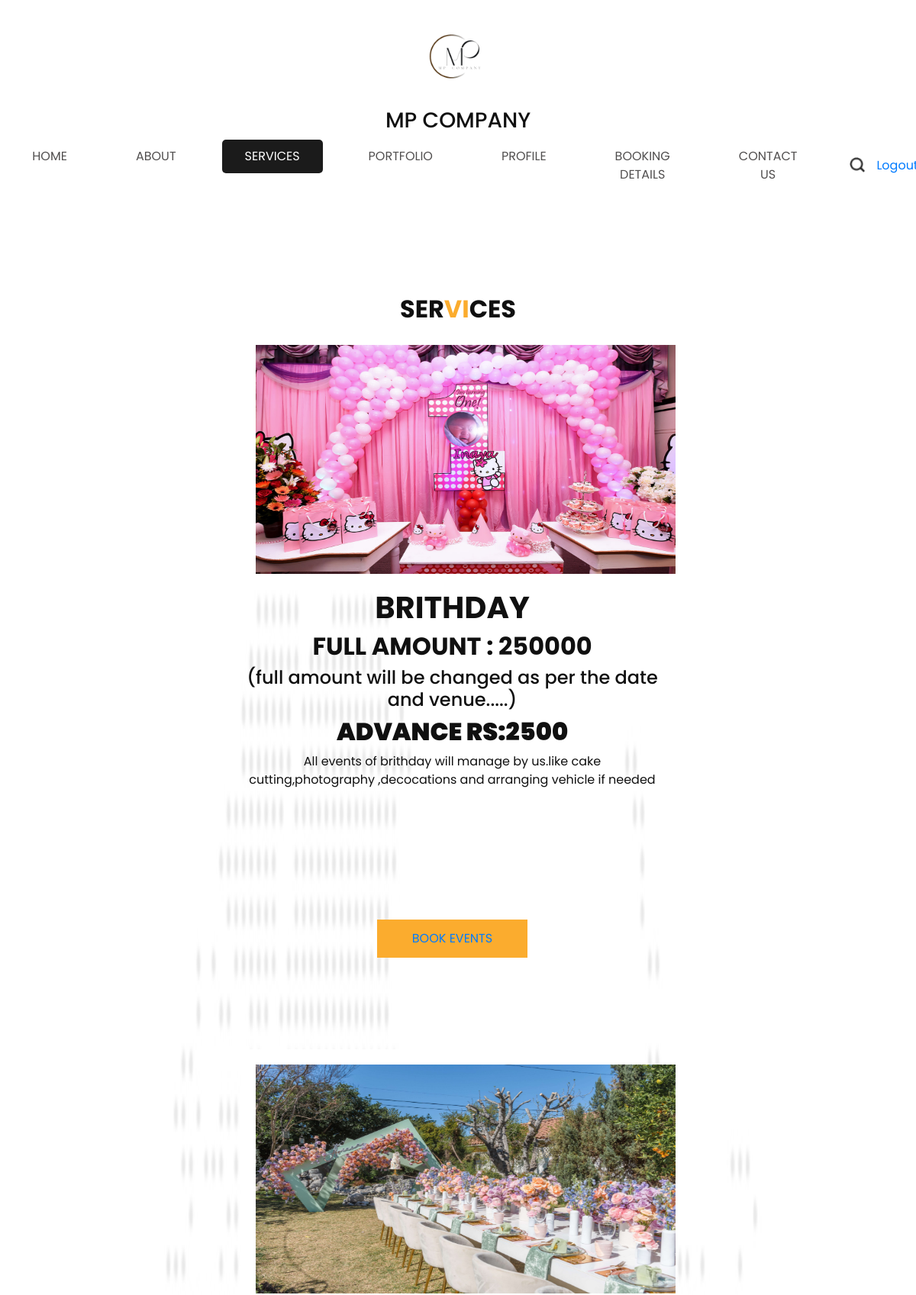
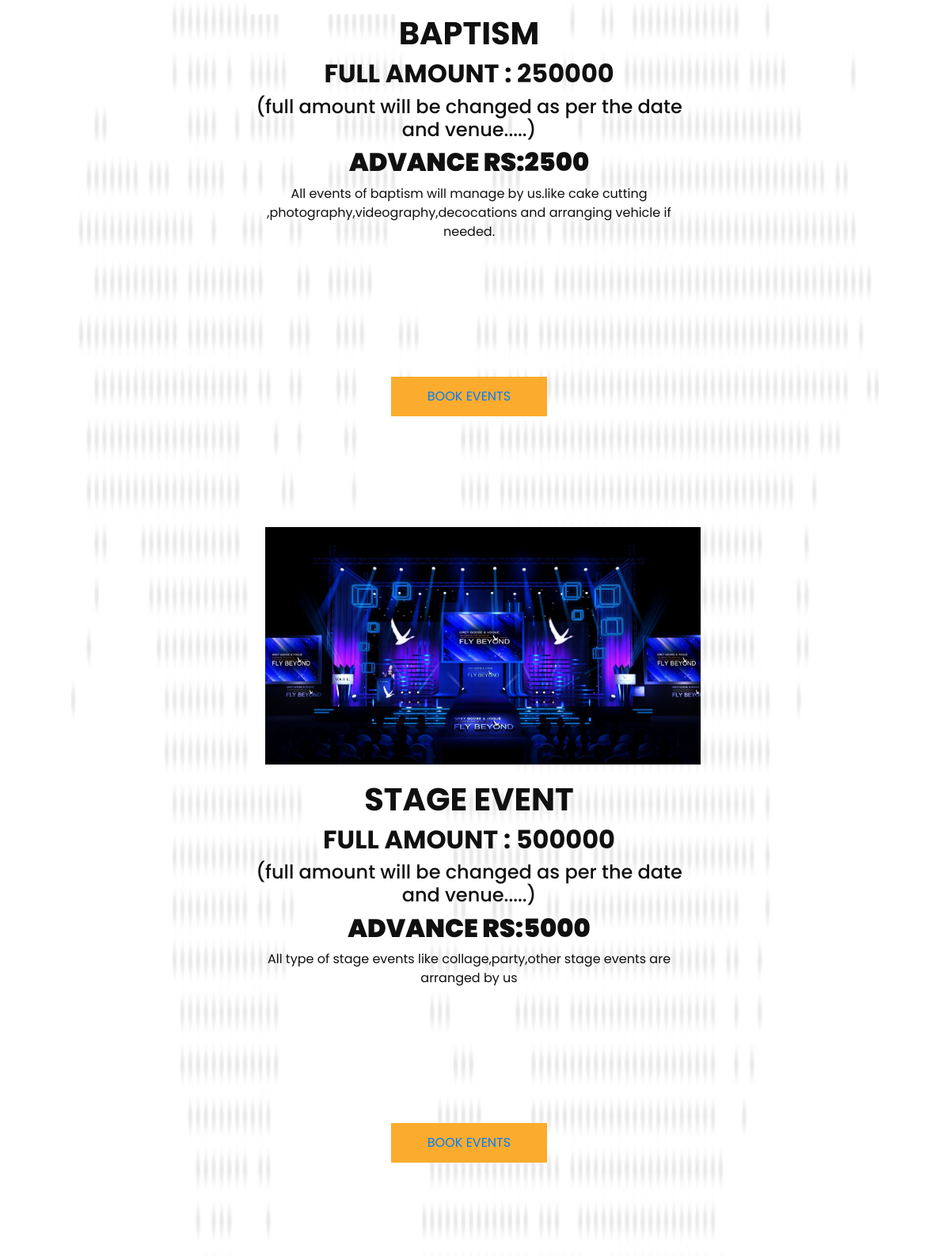
The page /services_1 (signed in, upper part) on the database its author committed (2 pictures, top to bottom).
### mp_app/models.py (models this page shows)
class newevent(models.Model):
    eventname=models.CharField(max_length=100)
    advanceamount=models.IntegerField()
    fullamount=models.IntegerField()
    discription=models.CharField(max_length=500)
    image=models.FileField()

### mp_app/views.py (the view)
# urls.py: path('services_1', views.services_1),
def services_1(re):
    if 'user' in re.session:
        data =newevent.objects.all()
        print(data)
        return render(re,'user/services_1.html',{'data':data})
    return redirect(login)

### template/user/services_1.html (shortened to what this page needs)
<!DOCTYPE html>
<html>
<head>
  {% load static %}
  <link rel="stylesheet" type="text/css" href="https://cdnjs.cloudflare.com/ajax/libs/OwlCarousel2/2.3.4/assets/owl.carousel.min.css" />
  <link rel="stylesheet" type="text/css" href="{% static 'css/bootstrap.css' %}" />
  <link href="{% static 'css/style.css' %}" rel="stylesheet" />
  <link href="{% static 'css/responsive.css' %}" rel="stylesheet" />
</head>
<body>
  <div class="hero_area">
    <header class="header_section">
      <div class="container-fluid">
        <nav class="navbar navbar-expand-lg custom_nav-container pt-3">
          <a class="navbar-brand" href="index" >
            <img src="{% static 'images/MPLOGO.png' %}" alt="" />
          </a>
           <h3>MP COMPANY</h3>
          <div class="collapse navbar-collapse" id="navbarSupportedContent">
            <div class="d-flex ml-auto flex-column flex-lg-row align-items-center">
              <ul class="navbar-nav  ">
                <li class="nav-item ">
                  <a class="nav-link" href="userhome">Home <span class="sr-only">(current)</span></a>
                </li>
                <li class="nav-item">
                  <a class="nav-link" href="about_1">
                    About
                  </a>
                </li>
                <li class="nav-item active">
                  <a class="nav-link" href="services_1">
                    Services
                  </a>
                </li>
                <li class="nav-item">
                  <a class="nav-link" href="portfolio_1">
                    Portfolio
                  </a>
                </li>
                <li class="nav-item">
                  <a class="nav-link" href="profile">
                    Profile
                  </a>
                </li>
                <li class="nav-item">
                  <a class="nav-link" href="booking_details">
                    booking details
                  </a>
                </li>
                <li class="nav-item">
                  <a class="nav-link" href="contactas_1">Contact Us</a>
                </li>
              </ul>
              <form class="form-inline my-2 my-lg-0 ml-0 ml-lg-4 mb-3 mb-lg-0">
                <button class="btn  my-2 my-sm-0 nav_search-btn" type="submit"></button>
              </form>
              <div class="user_option">
            <a href="logout">
                Logout
            </a>
            </div>
          </div>
          </div>
        </nav>
      </div>
    </header>
<section class="service_section layout_padding">
    <div class="container">
      <div class="heading_container">
        <h2>
          Ser<span>vi</span>ces
        </h2>
  {% for i in data %}
  <div class="col-lg-6 pl-0 ml-0" >
          <div class="img-container tab-content">
              <img src="{{i.image.url}}" alt="" width="550px" height="300px"/>
          </div>
            <div class="detail-box active" >
              <h1 ><b>{{i.eventname}}</b>
              </h1>
              <h2>full amount : {{i.fullamount}}</h2>
              <h4>(full amount will be changed as per the date and venue.....)</h4>
              <h2 ><b>advance rs:{{i.advanceamount}}</b>
              </h2>
              <p>{{i.discription}}</p>
            </div>
    <section class="contact_section layout_padding">
            <div class="d-flex " style="pl-5">
              <button>
                <a href="form/{{i.pk}}/{{i.advanceamount}}">
                BOOK EVENTS
                </a>
              </button>
            </div>
  </section>
  </div>
  {% endfor %}
  </section>
  </div>
</body>
</html>

### static/css/style.css (style rules this page uses)
body { font-family: "poppins", sans-serif; color: #101010; background-color: #ffffff; }
.layout_padding { padding-top: 120px; padding-bottom: 120px; }
.heading_container { display: -webkit-box; display: -ms-flexbox; display: flex; -webkit-box-orient: vertical; -webkit-box-direction: normal; -ms-flex-direction: column; flex-direction: column; -webkit-box-align: center; -ms-flex-align: center; align-items: center; text-align: center; }
.heading_container h2 { text-transform: uppercase; font-weight: bold; }
.heading_container h2 span { color: #fbac2e; }
.header_section .container-fluid { padding-right: 25px; padding-left: 25px; }
.custom_nav-container.navbar-expand-lg .navbar-nav .nav-item .nav-link { padding: 10px 30px; margin: 0 15px; color: #514f4f; text-align: center; text-transform: uppercase; border-radius: 5px; }
.custom_nav-container.navbar-expand-lg .navbar-nav .nav-item.active .nav-link, .custom_nav-container.navbar-expand-lg .navbar-nav .nav-item:hover .nav-link { background-color: #1b1b1b; color: #ffffff; }
a, a:hover, a:focus { text-decoration: none; }
.btn, .btn:focus { outline: none !important; -webkit-box-shadow: none; box-shadow: none; }
.navbar-brand, .navbar-brand:hover { text-transform: uppercase; font-weight: bold; font-size: 24px; color: #fafcfd; }
.custom_nav-container .nav_search-btn { background-image: url(../images/search-icon.png); background-size: 20px; background-repeat: no-repeat; background-position-y: 7px; width: 35px; height: 35px; padding: 0; border: none; }
.navbar-brand { display: -webkit-box; display: -ms-flexbox; display: flex; -webkit-box-align: center; -ms-flex-align: center; align-items: center; -webkit-box-orient: vertical; -webkit-box-direction: normal; -ms-flex-direction: column; flex-direction: column; align-items: center; margin-right: 0; margin-bottom: 15px; }
.navbar-brand img { width: 100px; }
.custom_nav-container { z-index: 99999; padding: 15px 0; -webkit-box-orient: vertical; -webkit-box-direction: normal; -ms-flex-direction: column; flex-direction: column; -webkit-box-align: center; -ms-flex-align: center; align-items: center; }
.service_section { background-image: url(../images/service-bg.jpg); background-position: center; background-repeat: no-repeat; background-size: 85% 85%; }
.service_section .heading_container { margin-bottom: 35px; }
.service_section .img-container { padding: 20px 0 20px 20px; background: -webkit-gradient(linear, left top, right top, color-stop(60%, #ffffff), color-stop(60%, transparent)); background: linear-gradient(to right, #ffffff 60%, transparent 60%); }
.contact_section { position: relative; }
.contact_section button { display: inline-block; padding: 12px 45px; background-color: #fbac2e; color: #ffffff; border: 1.5px solid #fbac2e; border-radius: 0; display: block; color: #fff; margin: 35px auto 0 auto; }

### static/css/responsive.css (style rules this page uses)
@media (min-width: 1200px) { .container { max-width: 1170px; } }

### rows shown on the page
newevent: image (picture), eventname "BRITHDAY", fullamount "250000", advanceamount "2500", discription "All events of brithday will manage by us.like cake cutting,photography ,decocations and arranging vehicle if needed"
newevent: image (picture), eventname "BAPTISM", fullamount "250000", advanceamount "2500", discription "All events of baptism will manage by us.like cake cutting ,photography,videography,decocations and arranging vehicle if needed."
newevent: image (picture), eventname "STAGE EVENT", fullamount "500000", advanceamount "5000", discription "All type of stage events like collage,party,other stage events are arranged by us"
